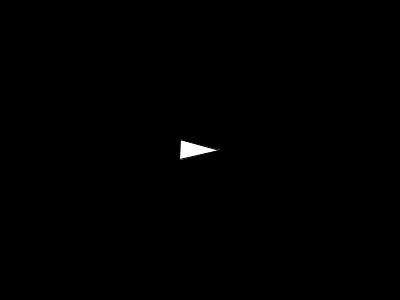
Frame 1 (no input)
Frame 60 (the mouse pressed at the canvas centre just before this capture): identical to frame 1, image omitted
Frame 120 (the mouse held since frame 60 and released just before this capture): identical to frame 1, image omitted

The Processing sketch that drew this single still picture (run headless with seeded random() and noise(); from frame 60 on, the mouse is pressed at the canvas centre):

// Processing sketch: processing_124435
// ── processing_124435.pde

/* 
 Spaceship and single bullet with code as simple as possible
 -- level: beginner ---
 Joan Soler-Adillon, 2013
 */

//spaceShip variables
float ang = HALF_PI; //initial rotation
float x = 200; //initial position X
float y = 150; //initial position Y
float rotateVel = 0.05; // rotation speed
float radius = 2; //movement speed
int spaceShipSz = 20;

//moving vars
boolean sh_movingForward = false;
boolean sh_movingBackwards = false;
boolean sh_turningRight = false;
boolean sh_turningLeft = false;


//bullet variables (off-screen)
float xb = -100;//initial x
float yb = -100;//initial y
float angb = -100;//initial angle
float radiusb = 5; //movement speed for bullet


void setup() {
  size(400, 300);
}

void draw() {
  background(0);

  //draw bullet
  //move it first
  if (angb != -100) {
    //convert polar coordinates to cartesian in order to move (towards pointing angle)
    float moveX = radiusb * sin(angb); 
    float moveY = -radiusb * cos(angb);

    xb += moveX;
    yb += moveY;
  }
  fill(255, 0, 0);
  ellipse(xb, yb, 10, 10);

  //draw spaceship
    fill(255);
  pushMatrix();
  translate(x, y);
  rotate(ang);
  triangle(0, -spaceShipSz, -spaceShipSz/2, spaceShipSz, spaceShipSz/2, spaceShipSz);
  popMatrix();

  //check movement of spaceShip
  float moveX = radius * sin(ang); 
  float moveY = -radius * cos(ang);

  if (sh_movingForward) {
    x += moveX;
    y += moveY;
  } 
  if (sh_movingBackwards) {
    x -= moveX;
    y -= moveY;
  }
  if (sh_turningRight) {
    ang += rotateVel;
  }
  if (sh_turningLeft) {
    ang -= rotateVel;
  }
  //keep spaceship inside (wrap around)
  if (x<-spaceShipSz)x=width+spaceShipSz;
  if (x>width+spaceShipSz)x=-spaceShipSz;
  if (y<-spaceShipSz)y=height+spaceShipSz;
  if (y>height+spaceShipSz)y=-spaceShipSz;
}

void keyPressed() {
  if (key==' ') {
    angb = ang;
    xb = x;
    yb = y;
  }
  if (keyCode==RIGHT)sh_turningRight = true;
  if (keyCode==LEFT) sh_turningLeft = true;
  if (keyCode==UP) sh_movingForward = true;
  if (keyCode==DOWN) sh_movingBackwards = true;
}

void keyReleased() {
  if (keyCode==RIGHT)sh_turningRight = false;
  if (keyCode==LEFT) sh_turningLeft = false;
  if (keyCode==UP) sh_movingForward = false;
  if (keyCode==DOWN) sh_movingBackwards = false;
}
